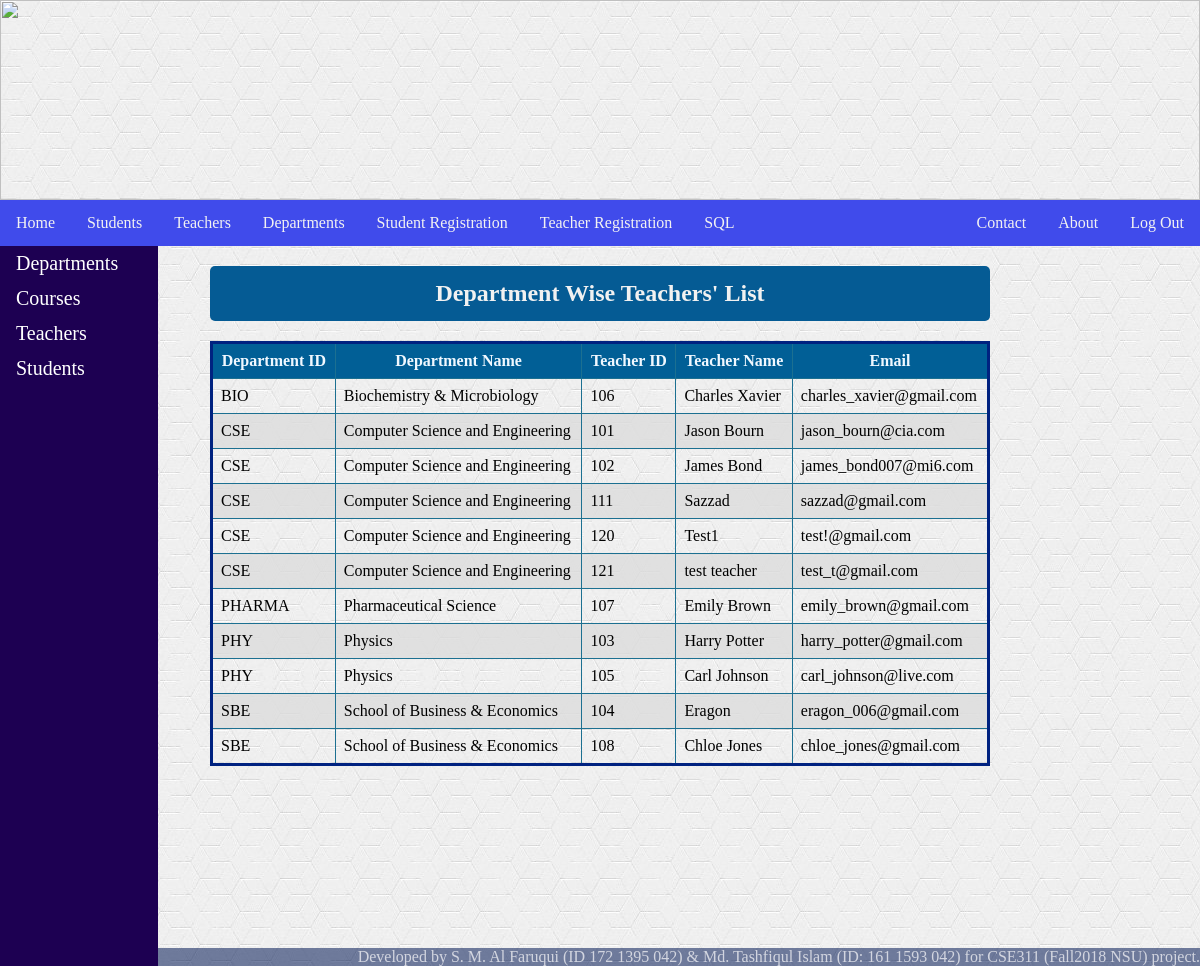
Page /department2.php on the committed database.
### tables this page shows
CREATE TABLE `teachers` (
  `id` int(11) NOT NULL,
  `name` varchar(20) DEFAULT NULL,
  `room` varchar(10) DEFAULT NULL,
  `mobile` int(11) DEFAULT NULL,
  `email` varchar(30) DEFAULT NULL,
  `department` varchar(10) DEFAULT NULL
);

CREATE TABLE `departments` (
  `id` varchar(10) NOT NULL,
  `name` varchar(40) NOT NULL,
  `location` varchar(20) NOT NULL,
  `budget` decimal(8,2) NOT NULL
);

### department2.php (the view, shortened to what this page needs)
<?php
    include "Include/header.php";
?>
<body>
    <div class="row">
        <div class="column side">
            <div class="sidenav">
                <a href="department.php">Departments</a>
                <a href="department1.php">Courses</a>
                <a href="department2.php">Teachers</a>
                <a href="department3.php">Students</a>
            </div>
        </div>
        <div class="column middle">
            <h2>Department Wise Teachers' List</h2>
            <table class="center">
            <tr>
                <th>Department ID</th>
                <th>Department Name</th>
                <th>Teacher ID</th>
                <th>Teacher Name</th>
                <th>Email</th>
            </tr>
            <?php
            include "connect.php";
            $sql = "SELECT departments.id AS did, departments.name AS dname, teachers.id, teachers.name, teachers.email
            FROM departments, teachers
            WHERE departments.id = teachers.department
            ORDER BY departments.id, teachers.id";
            $result = mysqli_query($conn, $sql);
            if (mysqli_num_rows($result) > 0) {
                while($row = mysqli_fetch_assoc($result)) {
                   echo "<tr>
                        <td>".$row["did"]."</td>
                        <td>".$row["dname"]."</td>
                        <td>".$row["id"]."</td>
                        <td>".$row["name"]."</td>
                        <td>".$row["email"]."</td>
                    </tr>";
                }
            }
            ?>
        </table>
        </div>
</div>
</body>
</html>

### STYLE.css (style rules this page uses)
body { background-image: url("Images/Textures/white1.jpg"); background-repeat: repeat; margin: 0; }
h2 { border-radius: 5px; display: block; text-align: center; padding: 14px 16px; text-decoration: none; background-color: rgb(5, 91, 148); color: #f1f1f1; }
table, td, th { border: 1px solid #1c7091; border-collapse: collapse; }
td, th { padding: 8px; }
th { background-color: rgb(1, 95, 150); color: aliceblue; }
tr:nth-child(odd) { background-color: rgba(221, 221, 221, 0.808); }
.center { margin: auto; width: 100%; border: 3px solid rgb(0, 34, 128); padding: 10px; }
.column { float: left; padding: 0px; }
.column.side { width: 17.5%; position: sticky; top: 46px; }
.column.middle { width: 65%; }
.row:after { content: ""; display: table; clear: both; }
.sidenav { overflow: hidden; background-color: rgb(29, 0, 82); position: sticky; top: 0; height:90%; width:75%; }
.sidenav a { padding: 6px 8px 6px 16px; border-color: #f1f1f1; text-decoration: none; font-size: 20px; color: #ffffff; display: block; }
* { box-sizing: border-box; }

### rows in the picture
teachers: department "BIO", department.name "Biochemistry & Microbiology", id "106", name "Charles Xavier", email "charles_xavier@gmail.com"
teachers: department "CSE", department.name "Computer Science and Engineering", id "101", name "Jason Bourn", email "jason_bourn@cia.com"
teachers: department "CSE", department.name "Computer Science and Engineering", id "102", name "James Bond", email "james_bond007@mi6.com"
teachers: department "CSE", department.name "Computer Science and Engineering", id "111", name "Sazzad", email "sazzad@gmail.com"
teachers: department "CSE", department.name "Computer Science and Engineering", id "120", name "Test1", email "test!@gmail.com"
teachers: department "CSE", department.name "Computer Science and Engineering", id "121", name "test teacher", email "test_t@gmail.com"
teachers: department "PHARMA", department.name "Pharmaceutical Science", id "107", name "Emily Brown", email "emily_brown@gmail.com"
teachers: department "PHY", department.name "Physics", id "103", name "Harry Potter", email "harry_potter@gmail.com"
teachers: department "PHY", department.name "Physics", id "105", name "Carl Johnson", email "carl_johnson@live.com"
teachers: department "SBE", department.name "School of Business & Economics", id "104", name "Eragon", email "eragon_006@gmail.com"
teachers: department "SBE", department.name "School of Business & Economics", id "108", name "Chloe Jones", email "chloe_jones@gmail.com"
